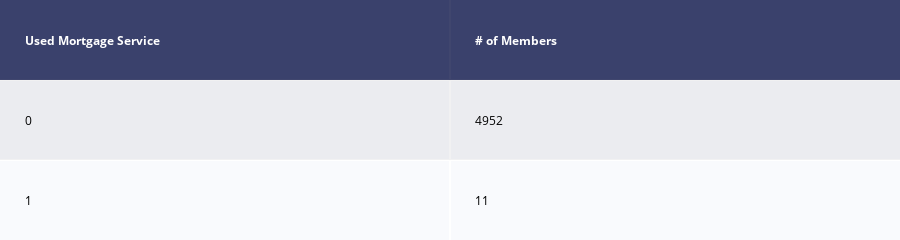

Here is the notebook cell this chart was saved with:
### Code cell
draw_col_shape(df_prediction,var_to_predict)

### Figure 1 — Plotly figure (JSON) as saved in the notebook; plotly's stock layout.template omitted (floating-point values rounded to 4 significant figures)
{"data": [{"colorscale": [[0, "#00083e"], [0.5, "#ededee"], [1, "#ffffff"]], "hoverinfo": "none", "opacity": 0.75, "showscale": false, "type": "heatmap", "z": [[0, 0], [0.5, 0.5], [1, 1]]}], "layout": {"annotations": [{"align": "left", "font": {"color": "#ffffff"}, "showarrow": false, "text": "<b>Used Mortgage Service</b>", "x": -0.45, "xanchor": "left", "xref": "x", "y": 0, "yref": "y"}, {"align": "left", "font": {"color": "#ffffff"}, "showarrow": false, "text": "<b># of Members</b>", "x": 0.55, "xanchor": "left", "xref": "x", "y": 0, "yref": "y"}, {"align": "left", "font": {"color": "#000000"}, "showarrow": false, "text": "0", "x": -0.45, "xanchor": "left", "xref": "x", "y": 1, "yref": "y"}, {"align": "left", "font": {"color": "#000000"}, "showarrow": false, "text": "4952", "x": 0.55, "xanchor": "left", "xref": "x", "y": 1, "yref": "y"}, {"align": "left", "font": {"color": "#000000"}, "showarrow": false, "text": "1", "x": -0.45, "xanchor": "left", "xref": "x", "y": 2, "yref": "y"}, {"align": "left", "font": {"color": "#000000"}, "showarrow": false, "text": "11", "x": 0.55, "xanchor": "left", "xref": "x", "y": 2, "yref": "y"}], "height": 140, "margin": {"b": 0, "l": 0, "r": 0, "t": 0}, "xaxis": {"dtick": 1, "gridwidth": 2, "showticklabels": false, "tick0": -0.5, "ticks": "", "zeroline": false}, "yaxis": {"autorange": "reversed", "dtick": 1, "gridwidth": 2, "showticklabels": false, "tick0": 0.5, "ticks": "", "zeroline": false}}}
